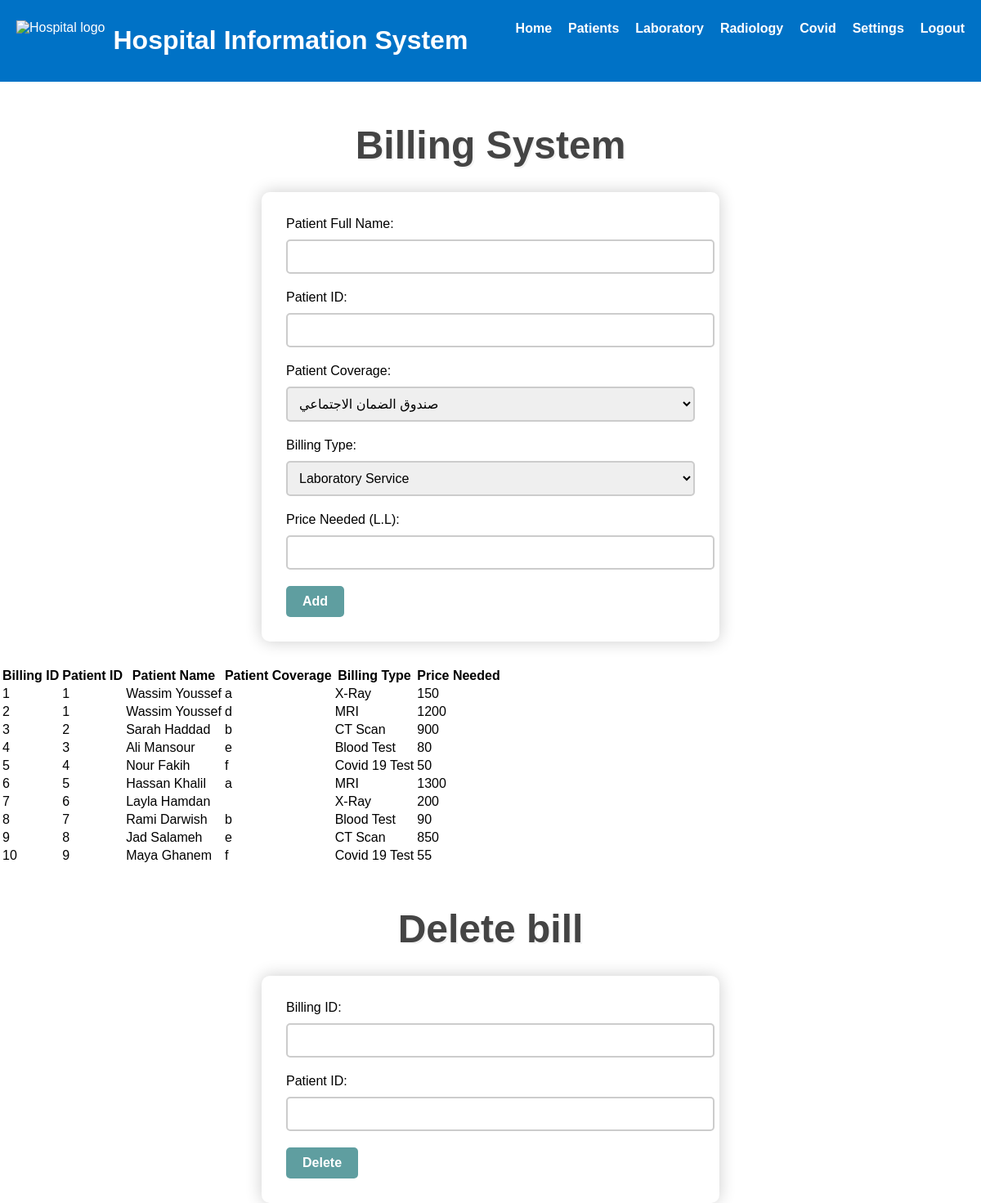
The page /myfyp/physicianbilling.php on the database its author committed.
### tables this page shows
CREATE TABLE IF NOT EXISTS `billing` (
  `billing_id` int NOT NULL AUTO_INCREMENT,
  `patient_id` int DEFAULT NULL,
  `patient_name` varchar(25) DEFAULT NULL,
  `patient_coverage` enum('a','b','d','e','f') DEFAULT NULL,
  `billing_type` enum('X-Ray','CT Scan','MRI','Blood Test','Covid 19 Test') DEFAULT NULL,
  `price_needed` float DEFAULT NULL,
  PRIMARY KEY (`billing_id`),
  KEY `patient_id` (`patient_id`)
);

### myfyp/physicianbilling.php (the view, shortened to what this page needs)
<!DOCTYPE html>
<html>
<head>
	<link rel="stylesheet" type="text/css" href="physicianbilling.css">
</head>
<body>
	<header>
		<div class="logo">
			<img src="logo.png" alt="Hospital logo">
			<h1>Hospital Information System</h1>
		</div>
		<nav>
		<ul>
		<li><a href="physiciandashboard.php">Home</a></li>
			<li>
				<a href="physicianpatients.php">Patients</a></li>
				<li><a href="laboratory.php">Laboratory</a></li>
				<li><a href="radiology.php">Radiology</a></li>
				<li><a href="covid.php">Covid</a></li>
				<li><a href="physiciansettings.php">Settings</a></li>
				<li><a href="index.php">Logout</a></li>
			</ul>
		</nav>
	</header>
	<main>
	<h2>Billing System</h2>
	<form class="form" method="POST" action="billingadd.php">
		<label for="patient-name">Patient Full Name:</label>
		<input type="text" name="patient-name" id="patient-name" required>
		<label for="patient-id">Patient ID:</label>
		<input type="text" name="patient-id" id="patient-id" required>
	<label for="patient-coverage">Patient Coverage:</label>
	<select name="patient-coverage" id="patient-coverage" required>
		<option value="a">صندوق الضمان الاجتماعي</option>
	</select>
	<label for="billing-type">Billing Type:</label>
	<select name="billing-type" id="billing-type" required>
		<option value="a">Laboratory Service</option>
	</select>
	<label for="price-needed">Price Needed (L.L):</label>
	<input type="number" name="price-needed" id="price-needed" required >
	<button type="submit" class="btn btn-primary" name="submit">Add</button>
	</form>
	  <?php
    $servername = "localhost";
    $username = "root";
    $password = "";
    $dbname = "hsis";
    $conn = new mysqli($servername, $username, $password, $dbname);
    $sql = "SELECT * FROM billing";
    $result = $conn->query($sql);
    if ($result->num_rows > 0) {
        echo "<table><tr><th>Billing ID</th><th>Patient ID</th><th>Patient Name</th><th>Patient Coverage</th><th>Billing Type</th><th>Price Needed</th></tr>";
        while($row = $result->fetch_assoc()) {
            echo "<tr><td>" . $row["billing_id"] . "</td><td>" . $row["patient_id"] . "</td><td>" . $row["patient_name"] . "</td><td>" . $row["patient_coverage"] . "</td><td>" . $row["billing_type"] . "</td><td>" . $row["price_needed"] . "</td></tr>";
        }
        echo "</table>";
    } else {
        echo "No billing records found.";
    }
?>
<section id="radiology">
		<h2>Delete bill</h2>
		<form action="billingdelete.php" method="POST">
		  <label for="id">Billing ID:</label>
		  <input type="text" id="rad-id" name="rad-id" required>
		  <label for="patient-id">Patient ID:</label>
		  <input type="text" name="patient-id" id="patient-id" required>
		  <button type="delete" class="btn btn-primary" name="dekete">Delete</button>
		</form>
	  </section>
</main>
</body>
</html>

### myfyp/physicianbilling.css (style rules this page uses)
body { font-family: Arial, sans-serif; margin: 0; padding: 0; }
header { background-color: #0072c6; color: #fff; display: flex; justify-content: space-between; padding: 10px 20px; }
.logo { display: flex; align-items: center; }
.logo img { height: 50px; margin-right: 10px; }
nav ul { display: flex; }
nav li { margin-left: 20px; list-style: none; }
nav li:first-child { margin-left: 0; }
nav a { color: #fff; text-decoration: none; font-weight: bold; }
h2 { font-size: 48px; text-align: center; margin-top: 50px; margin-bottom: 30px; color: #444; text-shadow: 2px 2px #f2f2f2; }
form { max-width: 500px; margin: 0 auto; padding: 30px; background-color: #fff; border-radius: 10px; box-shadow: 0px 0px 20px rgba(0, 0, 0, 0.2); animation: slideIn 1s forwards; }
form label { display: block; margin-bottom: 10px; font-size: 16px; }
form input, form select { display: block; width: 100%; padding: 10px; margin-bottom: 20px; font-size: 16px; border: 2px solid #ccc; border-radius: 5px; transition: border-color 0.3s ease; }
form button { display: inline-block; padding: 10px 20px; margin-right: 10px; font-size: 16px; font-weight: bold; color: #fff; background-color: #5f9ea0; border: none; border-radius: 5px; cursor: pointer; transition: background-color 0.3s ease; }

### rows shown on the page
billing: billing_id "1", patient "1", patient_name "Wassim Youssef", patient_coverage "a", billing_type "X-Ray", price_needed "150"
billing: billing_id "2", patient "1", patient_name "Wassim Youssef", patient_coverage "d", billing_type "MRI", price_needed "1200"
billing: billing_id "3", patient "2", patient_name "Sarah Haddad", patient_coverage "b", billing_type "CT Scan", price_needed "900"
billing: billing_id "4", patient "3", patient_name "Ali Mansour", patient_coverage "e", billing_type "Blood Test", price_needed "80"
billing: billing_id "5", patient "4", patient_name "Nour Fakih", patient_coverage "f", billing_type "Covid 19 Test", price_needed "50"
billing: billing_id "6", patient "5", patient_name "Hassan Khalil", patient_coverage "a", billing_type "MRI", price_needed "1300"
billing: billing_id "7", patient "6", patient_name "Layla Hamdan", billing_type "X-Ray", price_needed "200"
billing: billing_id "8", patient "7", patient_name "Rami Darwish", patient_coverage "b", billing_type "Blood Test", price_needed "90"
billing: billing_id "9", patient "8", patient_name "Jad Salameh", patient_coverage "e", billing_type "CT Scan", price_needed "850"
billing: billing_id "10", patient "9", patient_name "Maya Ghanem", patient_coverage "f", billing_type "Covid 19 Test", price_needed "55"
